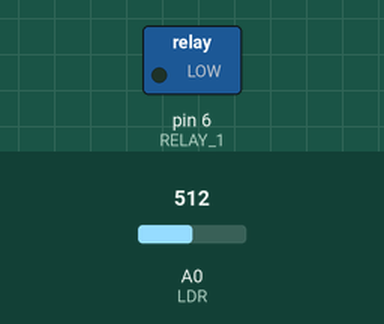
Recording of a sketch running on a simulated Arduino Uno, built with avr-gcc and run on an emulated ATmega328P. Shown: switched loads named in the sketch (green lamp = pin HIGH). The inputs (shaded band) are chosen by the test bench; at power-on: A0 (LDR) = 512.

Above: at 1.2 s.
1.3 s: A0 (LDR) set to 56
2.8 s: A0 (LDR) set to 48
At 3.4 s:
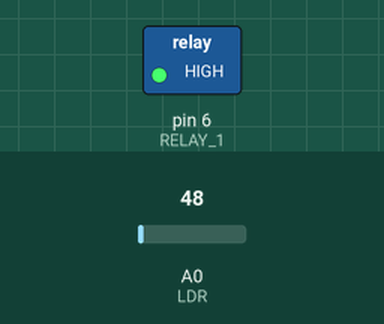
4.3 s: A0 (LDR) set to 122
At 4.6 s:
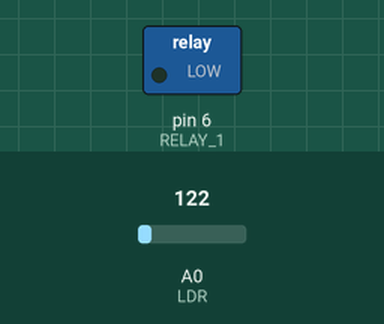
5.8 s: A0 (LDR) set to 40
At 6.9 s:
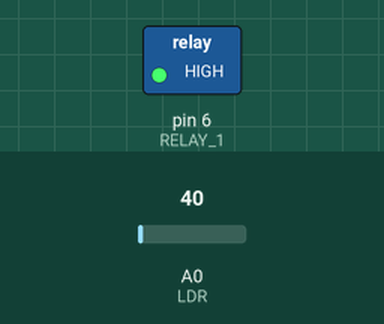
Timing chart, 0 to 8.3 s (numbered marks = the images above; inputs shaded):
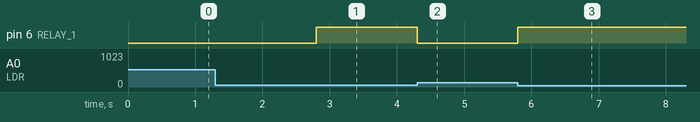

The sketch:

ldr_relais_schakelen.ino
```cpp
// cursus microprocessoren
// Riekus .Bennink

#define RELAY_1 6
#define LDR A0
int waarde;

void setup() {
  Serial.begin(9600);
  pinMode(RELAY_1, OUTPUT);
  digitalWrite(RELAY_1, HIGH);
}


void loop() {
  if(analogRead(LDR)>50){
    digitalWrite(RELAY_1, LOW);
  } else{
    digitalWrite(RELAY_1, HIGH);
  }

}
```

Measured:
- the behaviour switches between 51 and 50 on A0 (LDR) (found by bisection; images 0 and 1)
- after the input at 1.3 s, every drawn part: stays the same
- after the input at 2.8 s, pin 6 (RELAY_1): LOW → HIGH at once
- after the input at 4.3 s, pin 6 (RELAY_1): HIGH → LOW at once
- after the input at 5.8 s, pin 6 (RELAY_1): LOW → HIGH at once
